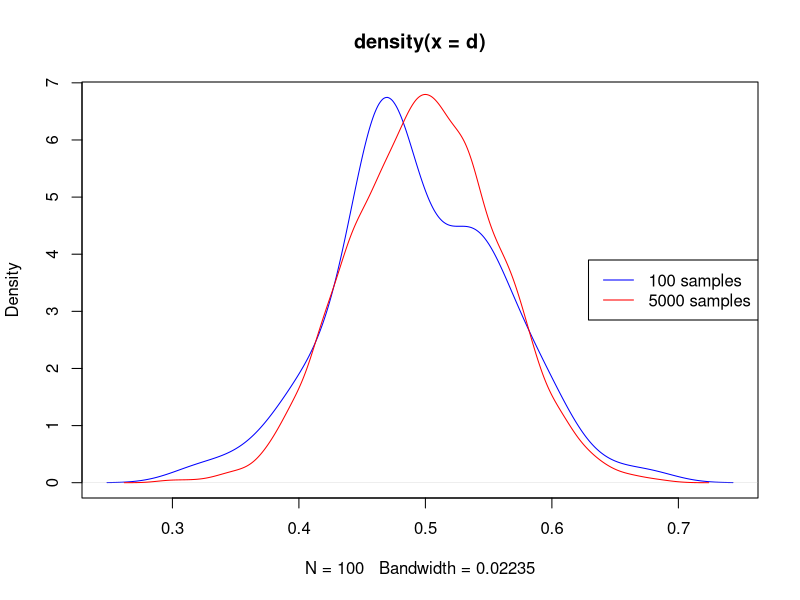

This chart was generated by the following R code:
set.seed(1)
m <- matrix(runif(2500, min=0, max=1), nrow = 100, ncol = 25)
d <- rowMeans(m)
sprintf("mean = %6.4f and stdev = %6.4f for 100 samples", mean(d), var(d))
plot(density(d), col = 'blue')
m <- matrix(runif(125000, min=0, max=1), nrow=5000, ncol = 25)
d1 <- rowMeans(m)
sprintf("mean = %6.4f and stdev = %6.4f for 5000 samples", mean(d1), var(d1))
lines(density(d1),col='red')
legend("right", legend=c("100 samples","5000 samples"), col=c("blue","red"), lty=1)